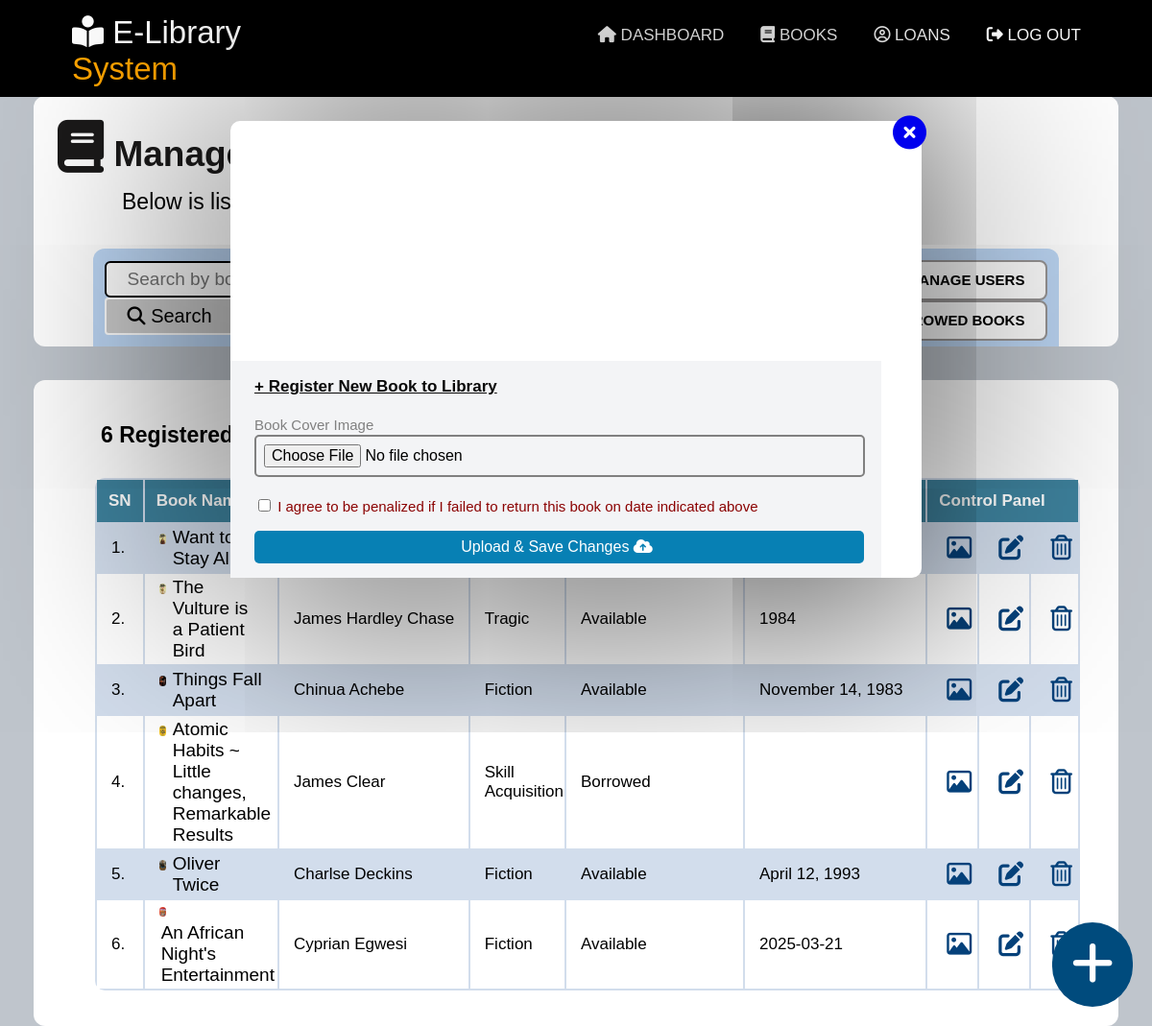
The page /replace_cover_photo.php (signed in) on the database its author committed.
### tables this page shows
CREATE TABLE `books_tb` (
  `book_id` int(224) NOT NULL,
  `book_title` varchar(200) NOT NULL,
  `book_brief` text NOT NULL,
  `book_author` varchar(100) NOT NULL,
  `book_genre` varchar(50) NOT NULL,
  `book_isbn` int(100) NOT NULL,
  `book_quantity` int(100) NOT NULL,
  `published_date` varchar(100) NOT NULL,
  `cover_image` varchar(100) NOT NULL,
  `book_status` varchar(50) NOT NULL DEFAULT 'Available',
  `uploaded_by` varchar(100) NOT NULL,
  `book_file` varchar(200) NOT NULL,
  `ipaddress` varchar(100) NOT NULL,
  `recycle` varchar(10) NOT NULL DEFAULT 'False'
);

### replace_cover_photo.php (the view, shortened to what this page needs)
<?php
include("session.php");
    ?>
<!DOCTYPE html>
<html lang="en">
<head>
    <link rel="stylesheet" href="css/style.css">
</head>
<body>
    <div class="navigationBar">
        <div class="logoArea">
            <h2><a href="dashboard.php"><i class="fa-solid fa-book-open-reader"></i> E-Library <span>System</span></a>
            </h2>
        </div>
        <div class="menuArea">
            <ul>
                <li><a href="dashboard.php"><i class="fa-solid fa-house"></i> Dashboard</a></li>
                <li><a href="books.php"><i class="fa-solid fa-book"></i> Books</a></li>
                <li><a href="my_borrowed_books.php"><i class="fa-regular fa-circle-user"></i> Loans</a></li>
                <li><a href="sign_out.php"><i class="fa-solid fa-right-from-bracket"></i> Log Out</a></li>
            </ul>
        </div>
    </div>
<div class="pageArea">
    <div class="greetingsTab">
        <h2><i class="fa-solid fa-book"></i> Manage Books</h2>
        <p>Below is list of all registered books in the library.</p>
        <div class="shortMenu">
            <div class="formArea">
                <form action="search_book.php" method="GET">
                    <input type="text" name="keyword_title" placeholder="Search by book title">
                    <button type="submit" name="search"><i class="fa-solid fa-magnifying-glass"></i> Search</button>
                </form>
            </div>
            <div class="sideMenu">
                <div class="menuTB"><a href="manage_books.php">Manage Books</a></div>
                <div class="menuTB"><a href="manage_users.php">Manage Users</a></div>
                <div class="menuTB"><a href="manage_borrowed.php">Borrowed Books</a></div>
            </div>
        </div>
    </div>
    <div class='hangingPreview3'>
    <div class="closeScrn3"><a href="manage_books.php"><i class="fa-solid fa-circle-xmark"></i></a></div>
    <div class='coverHolder'>
    </div>
    <div class='bookbriefHolder'>
        <div class="formHolder">
            <h2>+ Register New Book to Library</h2>
            <form action="replace_cover_photo.php" method="POST"  enctype="multipart/form-data">
                <label>Book Cover Image</label>
                <input type="file" name="image" id="image" runat="server" accept="image/*" onchange="loadFile(event)" required>
                <div class="agreeHolder">
                    <label><input type="checkbox" name="agree" required> I agree to be penalized if I failed to return this book on date indicated above</label>
                </div>
                <button name="image" type="submit">Upload & Save Changes <i class="fa-solid fa-cloud-arrow-up"></i></button>
            </form>
        </div>
    </div>
    </div>
    <div class="recentlyRead">
    <?php
    $available_books=mysqli_query($link, "SELECT * FROM books_tb WHERE recycle='False'")or die(mysql_error());
    $book_count = mysqli_num_rows($available_books);
        if($book_count > 1){
            echo"<h2>$book_count Registered Books</h2>";
        }
        else
        {
            echo"<h2>$book_count Registered Book</h2>";
        }
        ?>
<div class="holdTable">
    <table>
        <th >SN</th>
        <th>Book Name</th>
        <th>Author</th>
        <th>Genre</th>
        <th>Status</th>
        <th>Published date</th>
        <th colspan="3">Control Panel</th>
<?php
$SQL = "SELECT * FROM books_tb WHERE recycle='False'";
$result = mysqli_query($link, $SQL);
$number = 1;
while($db_field = mysqli_fetch_assoc($result)){
    $book_id = $db_field['book_id'];
    $book_title = $db_field['book_title'];
    $book_author = $db_field['book_author'];
    $book_genre = $db_field['book_genre'];
    $published_date = $db_field['published_date'];
    $cover_image = $db_field['cover_image'];
    $book_status = $db_field['book_status'];
        echo"<tr>
        <td>$number.</td>";
        $number = $number + 1;
        echo"<td><a href='view_book.php?book_id=$book_id' target='_blank'><img src='book_cover/$cover_image'> <h2>$book_title</h2></a></td>
        <td width='220'>$book_author</td>
        <td>$book_genre</td>
        <td width='200'>$book_status</td>
        <td width='200'>$published_date</td>
        <td><a href='replace_cover_photo.php?book_id=$book_id'><i class='fa-regular fa-image'></i></a></td>
        <td><a href='edit_book_record.php?book_id=$book_id'><i class='fa-solid fa-pen-to-square'></i></a></td>
        <td><a href='delete_book.php?book_id=$book_id'><i class='fa-regular fa-trash-can'></i></a></td>
        </tr>";
}
?>
    </table>
    </div>
    </div>
    </div>
<div class="addNewBook" onclick="showBkdil();">
    <i class="fa-solid fa-plus"></i>
</div>
</body>
</html>

### rows shown on the page
books_tb: cover_image (picture), book_title "Want to Stay Alive"
books_tb: cover_image (picture), book_title "The Vulture is a Patient Bird", book_author "James Hardley Chase", book_genre "Tragic", book_status "Available", published_date "1984"
books_tb: cover_image (picture), book_title "Things Fall Apart", book_author "Chinua Achebe", book_genre "Fiction", book_status "Available", published_date "November 14, 1983"
books_tb: cover_image (picture), book_title "Atomic Habits ~ Little changes, Remarkable Results", book_author "James Clear", book_genre "Skill Acquisition", book_status "Borrowed"
books_tb: cover_image (picture), book_title "Oliver Twice", book_author "Charlse Deckins", book_genre "Fiction", book_status "Available", published_date "April 12, 1993"
books_tb: cover_image (picture), book_title "An African Night's Entertainment", book_author "Cyprian Egwesi", book_genre "Fiction", book_status "Available", published_date "2025-03-21"

### other values the page prints
$book_count "6"
